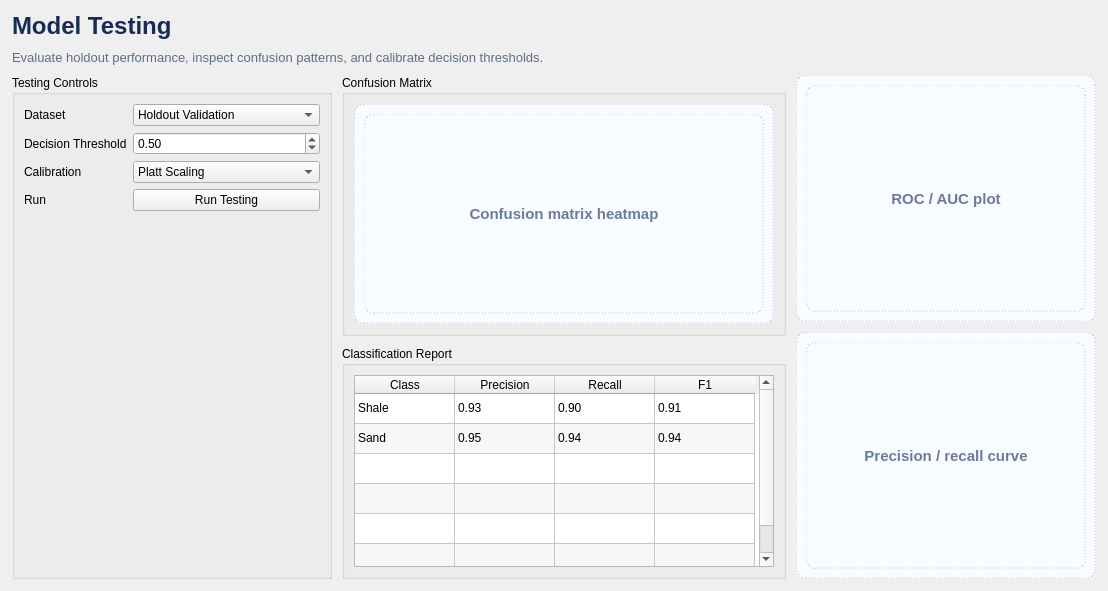
      <widget class="QWidget" name="tabModelTesting">
       <attribute name="title"><string>5. Model Testing</string></attribute>
       <layout class="QVBoxLayout" name="tabModelTestingLayout">
        <property name="spacing"><number>10</number></property>
        <property name="leftMargin"><number>12</number></property>
        <property name="topMargin"><number>12</number></property>
        <property name="rightMargin"><number>12</number></property>
        <property name="bottomMargin"><number>12</number></property>
        <item><widget class="QLabel" name="pageTitle_5"><property name="styleSheet"><string notr="true">color:#162B55; font-size:18pt; font-weight:700;</string></property><property name="text"><string>Model Testing</string></property></widget></item>
        <item><widget class="QLabel" name="pageSubtitle_5"><property name="styleSheet"><string notr="true">color:#5B6E8C; font-size:10pt;</string></property><property name="text"><string>Evaluate holdout performance, inspect confusion patterns, and calibrate decision thresholds.</string></property></widget></item>
        <item>
         <layout class="QHBoxLayout" name="testingMainRow">
          <property name="spacing"><number>10</number></property>
          <item>
           <widget class="QGroupBox" name="grpTestingControls">
            <property name="title"><string>Testing Controls</string></property>
            <layout class="QFormLayout" name="testingControlsForm">
             <item row="0" column="0"><widget class="QLabel" name="lblTestSet"><property name="text"><string>Dataset</string></property></widget></item>
             <item row="0" column="1"><widget class="QComboBox" name="cmbTestSet"><item><property name="text"><string>Holdout Validation</string></property></item><item><property name="text"><string>Blind Well</string></property></item><item><property name="text"><string>Cross-Validation Aggregated</string></property></item></widget></item>
             <item row="1" column="0"><widget class="QLabel" name="lblThreshold"><property name="text"><string>Decision Threshold</string></property></widget></item>
             <item row="1" column="1"><widget class="QDoubleSpinBox" name="spinDecisionThreshold"><property name="decimals"><number>2</number></property><property name="maximum"><double>1.0</double></property><property name="singleStep"><double>0.05</double></property><property name="value"><double>0.50</double></property></widget></item>
             <item row="2" column="0"><widget class="QLabel" name="lblCalibration"><property name="text"><string>Calibration</string></property></widget></item>
             <item row="2" column="1"><widget class="QComboBox" name="cmbCalibration"><item><property name="text"><string>Platt Scaling</string></property></item><item><property name="text"><string>Isotonic</string></property></item><item><property name="text"><string>None</string></property></item></widget></item>
             <item row="3" column="0"><widget class="QLabel" name="lblTestAction"><property name="text"><string>Run</string></property></widget></item>
             <item row="3" column="1"><widget class="QPushButton" name="btnRunTesting"><property name="text"><string>Run Testing</string></property></widget></item>
            </layout>
           </widget>
          </item>
          <item>
           <layout class="QVBoxLayout" name="testingCenterColumn">
            <item><widget class="QGroupBox" name="grpConfMatrix"><property name="title"><string>Confusion Matrix</string></property><layout class="QVBoxLayout" name="grpConfMatrixLayout"><item><widget class="QFrame" name="frameConfMatPlot"><property name="minimumSize"><size><width>420</width><height>220</height></size></property><property name="styleSheet"><string notr="true">background:#F8FBFF; border:1px dashed #B6C8E9; border-radius:10px;</string></property><layout class="QVBoxLayout" name="frameConfMatPlotLayout"><item><widget class="QLabel" name="lblConfMatPlaceholder"><property name="styleSheet"><string notr="true">color:#6B7C99; font-size:11pt; font-weight:600;</string></property><property name="alignment"><set>Qt::AlignCenter</set></property><property name="text"><string>Confusion matrix heatmap</string></property></widget></item></layout></widget></item></layout></widget></item>
            <item><widget class="QGroupBox" name="grpClassificationReport"><property name="title"><string>Classification Report</string></property><layout class="QVBoxLayout" name="classificationReportLayout"><item><widget class="QTableWidget" name="tblClassificationReport"><property name="alternatingRowColors"><bool>true</bool></property><property name="rowCount"><number>6</number></property><property name="columnCount"><number>4</number></property><attribute name="horizontalHeaderVisible"><bool>true</bool></attribute><attribute name="verticalHeaderVisible"><bool>false</bool></attribute><column><property name="text"><string>Class</string></property></column><column><property name="text"><string>Precision</string></property></column><column><property name="text"><string>Recall</string></property></column><column><property name="text"><string>F1</string></property></column><item row="0" column="0"><property name="text"><string>Shale</string></property></item><item row="0" column="1"><property name="text"><string>0.93</string></property></item><item row="0" column="2"><property name="text"><string>0.90</string></property></item><item row="0" column="3"><property name="text"><string>0.91</string></property></item><item row="1" column="0"><property name="text"><string>Sand</string></property></item><item row="1" column="1"><property name="text"><string>0.95</string></property></item><item row="1" column="2"><property name="text"><string>0.94</string></property></item><item row="1" column="3"><property name="text"><string>0.94</string></property></item></widget></item></layout></widget></item>
           </layout>
          </item>
          <item>
           <layout class="QVBoxLayout" name="testingRightColumn">
            <item><widget class="QFrame" name="frameRocPlot"><property name="minimumSize"><size><width>300</width><height>200</height></size></property><property name="styleSheet"><string notr="true">background:#F8FBFF; border:1px dashed #B6C8E9; border-radius:10px;</string></property><layout class="QVBoxLayout" name="frameRocPlotLayout"><item><widget class="QLabel" name="lblRocPlot"><property name="styleSheet"><string notr="true">color:#6B7C99; font-size:11pt; font-weight:600;</string></property><property name="alignment"><set>Qt::AlignCenter</set></property><property name="text"><string>ROC / AUC plot</string></property></widget></item></layout></widget></item>
            <item><widget class="QFrame" name="framePrPlot"><property name="minimumSize"><size><width>300</width><height>200</height></size></property><property name="styleSheet"><string notr="true">background:#F8FBFF; border:1px dashed #B6C8E9; border-radius:10px;</string></property><layout class="QVBoxLayout" name="framePrPlotLayout"><item><widget class="QLabel" name="lblPrPlot"><property name="styleSheet"><string notr="true">color:#6B7C99; font-size:11pt; font-weight:600;</string></property><property name="alignment"><set>Qt::AlignCenter</set></property><property name="text"><string>Precision / recall curve</string></property></widget></item></layout></widget></item>
           </layout>
          </item>
         </layout>
        </item>
       </layout>
      </widget>
